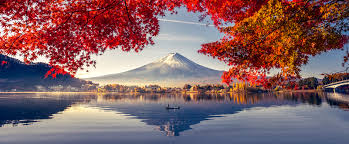
#> input picture image.png, 349 x 144 px, found by its file name
$ python enc_image_permutation.py
#> lines starting #> are read from the running program, lines starting #| are printed output that depends on the picture
from PIL import Image

# Open the image file
image = Image.open(r'C:\test\image.png')
#> image is the input picture: PIL image 349x144 RGB; mean R, G, B 132.8, 97, 100.2
# Replace 'example_image.jpg' with the path to your image file

# Convert the image to RGB mode (in case it's not already)
image = image.convert('RGB')

# Get the width and height of the image
width, height = image.size
#> width = 349; height = 144

# Access pixel data and convert to hex
hex_pixels = []
for x in range(width):
    for y in range(height):
        # Get the RGB values of the pixel at position (x, y)
        r, g, b = image.getpixel((x, y))
        # Convert RGB values to hexadecimal format and concatenate
        hex_code = '{0:02x}{1:02x}{2:02x}'.format(r, g, b)
        # Append the hex code to the list
        hex_pixels.append(hex_code)
#> after the loop, hex_pixels = 50256 items

# Print or store the list of hex codes
#for hex_code in hex_pixels:
#    print(hex_code)
print('original')
"""for i in range(10):
     print(hex_pixels[i])"""
print(hex_pixels)
#> (printed output is left out)

#------------------------------------------------------------------------------------------------------------------
#permutation
if len(hex_pixels)%2 == 0 :
    for i in range(0,int(len(hex_pixels)/2) , 2 ):
        perm1 = hex_pixels[i]
        perm2 = hex_pixels[(len(hex_pixels)-1)-i]
        hex_pixels[i] = perm2
        hex_pixels[(len(hex_pixels)-1)-i] = perm1
#> this loop made 12564 passes
#> (i, perm1, perm2) on passes 3 to 5: (4, '160100', '54627f'), (6, '680e0d', '586681'), (8, '951b16', '596781')

else :
    for i in range(0,int((len(hex_pixels)+1)/2) , 2 ):
        perm1 = hex_pixels[i]
        perm2 = hex_pixels[(len(hex_pixels)-1)-i]
        hex_pixels[i] = perm2
        hex_pixels[(len(hex_pixels)-1)-i] = perm1

print('permutationnn')
"""for i in range(10):
     print(hex_pixels[i])"""

#------------------------------------------------------
#FINAAAAAL VERSIIIIIIOOOONNNNNNN
#transposition
import random

def generate_random_keys(image_size):
    random_keys = [random.randint(1, 4) for _ in range(image_size)]
    return random_keys


transposition_key=generate_random_keys(len(hex_pixels))
#> transposition_key = 50256 items
"""for i in range(10):
     print(transposition_key[i])"""

transposition_key_str = ''.join(map(str,transposition_key))
#print(transposition_key_pixels)
def transpose_pixel(pixel_code, transposition_key):
    transposed_pixels = []
    for pixel, key in zip(pixel_code, transposition_key):
        cipher = [''] * key
        for column in range(key):
            pointer = column
            while pointer < len(pixel):
                cipher[column] += pixel[pointer]
                pointer += key
        cipher = ''.join(cipher)
        transposed_pixels.append(cipher)
#> this loop made 50256 passes
#> (pixel, key, cipher) on passes 1 to 3: ('4f5c7e', 4, ['', '', '', '']), ('410000', 4, ['', '', '', '']), ('515e7e', 1, [''])
#> after the loop, transposed_pixels = 50256 items
    return transposed_pixels

transposed_pixels = transpose_pixel(hex_pixels,transposition_key)
#> transposed_pixels = 50256 items

print('transposed_pixel_final')
"""for i in range(10):
    print(transposed_pixels[i])"""
print(transposed_pixels)

#-------------------------------------------------------------------------------------

# Create the image
from PIL import Image

# Replace "your_image_file.jpg" with the path to your image

# Get the dimensions (width and height) of the image
width, height = image.size

# Print the dimensions
print("Width:", width)
print("Height:", height)
from PIL import Image, ImageDraw

def create(hex_codes, image_size):
    # Create a new image with the specified size
    img = Image.new('RGB', image_size)

    # Create a pixel map
    pixels = img.load()

    # Iterate over each pixel in the image and set its color based on the hex codes
    for x in range(image_size[0]):
        for y in range(image_size[1]):
            # Calculate the index of the hex code based on the current pixel position
            index = (x * image_size[1] + y) % len(hex_codes)
            # Convert the hex code to RGB format
            rgb_color = tuple(int(hex_codes[index][i:i+2], 16) for i in (0, 2, 4))
            # Set the color of the current pixel
            pixels[x, y] = rgb_color

    return img

# Example list of hex codes
hex_codes = transposed_pixels
#> hex_codes = 50256 items

# Image size (width, height)
image_dimension = (width,height )
#> image_dimension = (349, 144)

image_final = create(hex_codes, image_dimension)
#> in create, `img = Image.new('RGB', image_size)`: img: PIL image 349x144 RGB; every value is 0
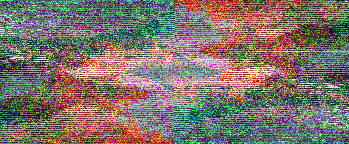
#> image_final: PIL image 349x144 RGB; mean R, G, B 131.7, 113, 103.8

# Save the image
image_final.save('enc_image.png','PNG')

# Display the image
image_final.show()

# Open a text file in write mode
with open("enc_key.txt", "w") as file:
     #Write the variable to the file
     file.write(transposition_key_str)
